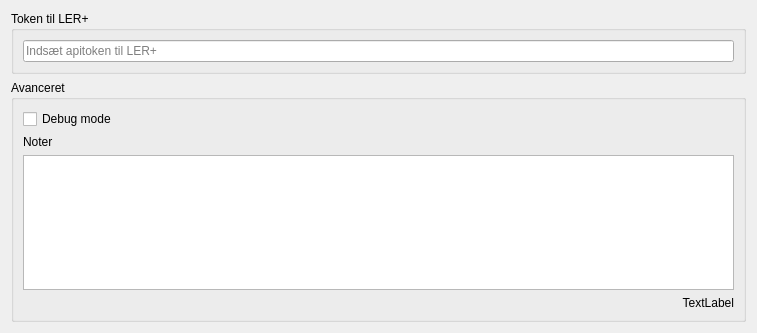
<?xml version="1.0" encoding="UTF-8"?>
<ui version="4.0">
 <class>lerplusConfigWidget</class>
 <widget class="QWidget" name="lerplusConfigWidget">
  <property name="geometry">
   <rect>
    <x>0</x>
    <y>0</y>
    <width>757</width>
    <height>333</height>
   </rect>
  </property>
  <property name="windowTitle">
   <string>LER+ Indstillinger</string>
  </property>
  <layout class="QVBoxLayout" name="verticalLayout">
   <item>
    <widget class="QGroupBox" name="groupBox">
     <property name="title">
      <string>Token til LER+</string>
     </property>
     <layout class="QGridLayout" name="gridLayout_3">
      <item row="0" column="0">
       <widget class="QLineEdit" name="apitokenEdit">
        <property name="text">
         <string/>
        </property>
        <property name="placeholderText">
         <string>Indsæt apitoken til LER+</string>
        </property>
       </widget>
      </item>
     </layout>
    </widget>
   </item>
   <item>
    <widget class="QGroupBox" name="groupBox_2">
     <property name="title">
      <string>Avanceret</string>
     </property>
     <layout class="QGridLayout" name="gridLayout_4">
      <item row="2" column="0">
       <widget class="QTextEdit" name="notesTextEdit">
        <property name="acceptRichText">
         <bool>false</bool>
        </property>
       </widget>
      </item>
      <item row="0" column="0">
       <widget class="QCheckBox" name="debugCheckbox">
        <property name="text">
         <string>Debug mode</string>
        </property>
       </widget>
      </item>
      <item row="3" column="0">
       <widget class="QLabel" name="versionLabel">
        <property name="text">
         <string>TextLabel</string>
        </property>
        <property name="alignment">
         <set>Qt::AlignRight|Qt::AlignTrailing|Qt::AlignVCenter</set>
        </property>
       </widget>
      </item>
      <item row="1" column="0">
       <widget class="QLabel" name="label">
        <property name="text">
         <string>Noter</string>
        </property>
       </widget>
      </item>
     </layout>
    </widget>
   </item>
   <item>
    <spacer name="verticalSpacer">
     <property name="orientation">
      <enum>Qt::Vertical</enum>
     </property>
     <property name="sizeHint" stdset="0">
      <size>
       <width>20</width>
       <height>40</height>
      </size>
     </property>
    </spacer>
   </item>
  </layout>
 </widget>
 <resources/>
 <connections/>
</ui>
